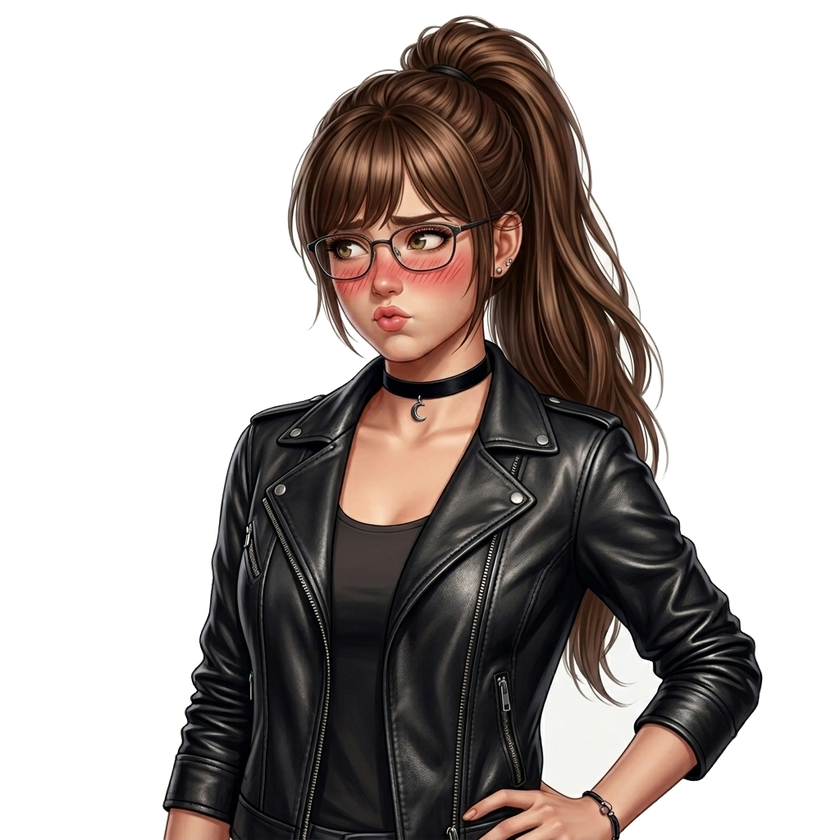
#> input picture assets/blush.png, 840 x 840 px, shrunk from 1024 x 1024 before the run
$ python process_single_sprite.py --input assets/blush.png --output out.png
#> lines starting #> are read from the running program, lines starting #| are printed output that depends on the picture
#!/usr/bin/env python3
import os
import sys
import collections
import argparse
from PIL import Image

def remove_background_robust(image_path, output_path, threshold=20, feather_range=5):
#> called with image_path = 'assets/blush.png', output_path = 'out.png', threshold = 20, feather_range = 5
    img = Image.open(image_path).convert("RGBA")
#> img is the input picture: PIL image 840x840 RGBA; mean R, G, B, A 39, 32, 29.3, 116.1
    pixels = img.load()
    w, h = img.size
#> w = 840; h = 840

    # Calculate average color of the top row to represent background color
    temp_rgb = img.convert("RGB")
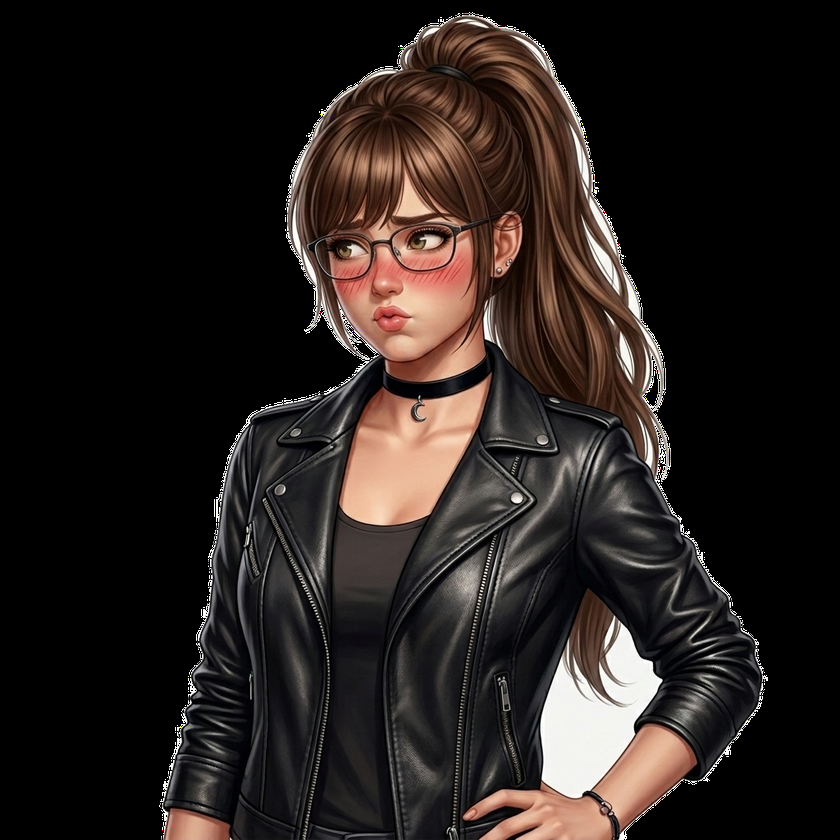
#> temp_rgb: PIL image 840x840 RGB; mean R, G, B 39, 32, 29.3
    temp_pixels = temp_rgb.load()
    top_pixels = [temp_pixels[x, 0] for x in range(w)]
#> top_pixels = 840 items, first 6: (0, 0, 0), (0, 0, 0), (0, 0, 0), (0, 0, 0), (0, 0, 0), (0, 0, 0)
    avg_r = sum(c[0] for c in top_pixels) // w
#> avg_r = 0
    avg_g = sum(c[1] for c in top_pixels) // w
#> avg_g = 0
    avg_b = sum(c[2] for c in top_pixels) // w
#> avg_b = 0
    bg_color = (avg_r, avg_g, avg_b)
#> bg_color = (0, 0, 0)

    visited = set()
    queue = collections.deque()

    # Add top border to start BFS
    for x in range(w):
        queue.append((x, 0))
        visited.add((x, 0))

    # Add left and right borders (excluding the bottom 10% where the body is)
    for y in range(1, int(h * 0.9)):
        queue.append((0, y))
        queue.append((w-1, y))
        visited.add((0, y))
        visited.add((w-1, y))

    background_pixels = set()

    # BFS
    while queue:
        cx, cy = queue.popleft()
        r, g, b, a = pixels[cx, cy]
        dist = ((r - bg_color[0])**2 + (g - bg_color[1])**2 + (b - bg_color[2])**2)**0.5

        if dist < threshold:
            background_pixels.add((cx, cy))
            for dx, dy in [(-1,0), (1,0), (0,-1), (0,1)]:
                nx, ny = cx + dx, cy + dy
                if 0 <= nx < w and 0 <= ny < h:
                    if (nx, ny) not in visited:
                        visited.add((nx, ny))
                        queue.append((nx, ny))

    # Apply transparency to background pixels
    for x, y in background_pixels:
        r, g, b, a = pixels[x, y]
        dist = ((r - bg_color[0])**2 + (g - bg_color[1])**2 + (b - bg_color[2])**2)**0.5
        if dist < (threshold - feather_range):
            pixels[x, y] = (r, g, b, 0)
        else:
            alpha = int(255 * (dist - (threshold - feather_range)) / feather_range)
            pixels[x, y] = (r, g, b, min(255, max(0, alpha)))
#> this loop made 378445 passes
#> (x, y) on passes 1 to 3: (1, 751), (775, 145), (35, 335)

    os.makedirs(os.path.dirname(output_path), exist_ok=True)
    img.save(output_path, "PNG")
    print(f"Processed {os.path.basename(image_path)} -> {output_path}")

if __name__ == "__main__":
    parser = argparse.ArgumentParser(description="Remove background transparently.")
    parser.add_argument("--input", required=True, help="Input image path (.jpg or .png)")
    parser.add_argument("--output", required=True, help="Output PNG path")
    parser.add_argument("--threshold", type=int, default=20, help="Distance threshold")
    args = parser.parse_args()

    if os.path.exists(args.input):
        remove_background_robust(args.input, args.output, threshold=args.threshold)
    else:
        print(f"Error: input file {args.input} does not exist.")
        sys.exit(1)

$ run again, on assets/shower.png
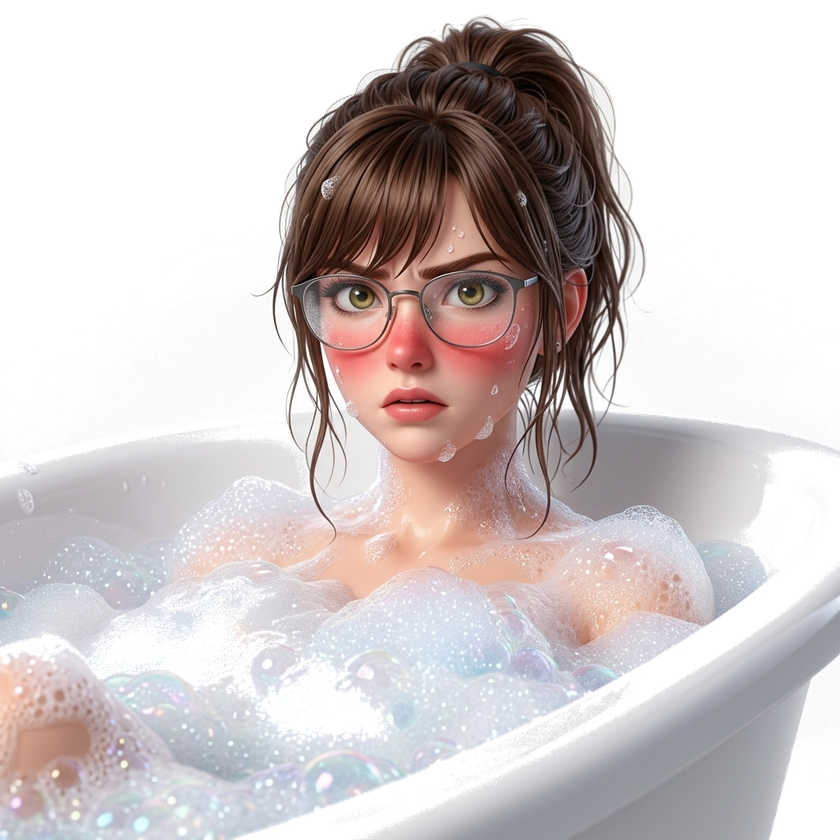
#> input picture assets/shower.png, 840 x 840 px, shrunk from 1024 x 1024 before the run
#> in remove_background_robust, img is the input picture: PIL image 840x840 RGBA; mean R, G, B, A 130.9, 122.7, 122.8, 159.9
#> in remove_background_robust, `temp_rgb = img.convert("RGB")`:
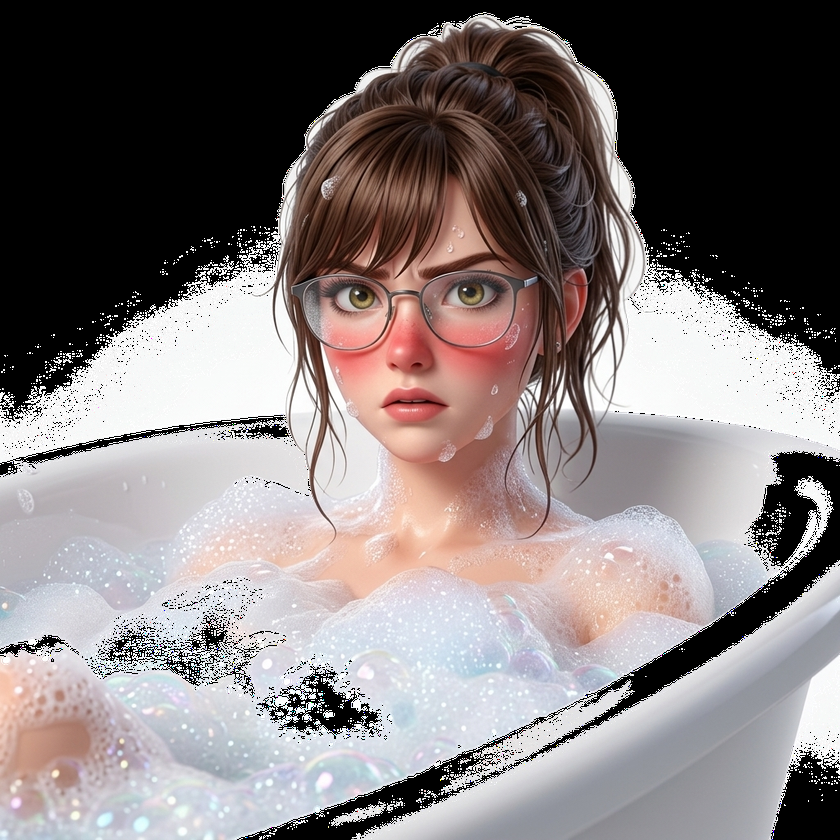
#> temp_rgb: PIL image 840x840 RGB; mean R, G, B 130.9, 122.7, 122.8
#> top_pixels = 840 items, first 6: (0, 0, 0), (0, 0, 0), (0, 0, 0), (0, 0, 0), (0, 0, 0), (0, 0, 0)
#> avg_r = 0
#> bg_color = (0, 0, 0)
#> the loop in remove_background_robust, `for x, y in background_pixels:` made 190317 passes
#> (x, y) on passes 1 to 3: (132, 268), (247, 26), (775, 145)
